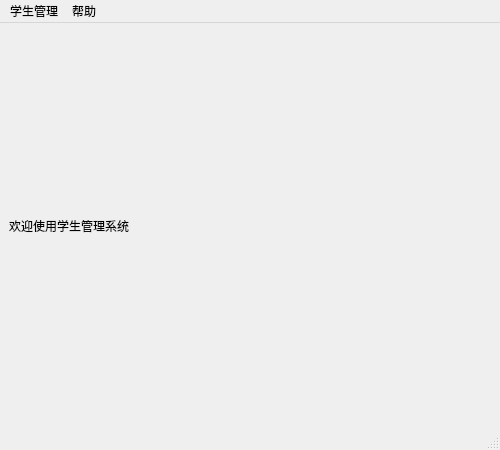
<?xml version="1.0" encoding="UTF-8"?>
<ui version="4.0">
 <class>MainWindow</class>
 <widget class="QMainWindow" name="MainWindow">
  <property name="geometry">
   <rect>
    <x>0</x>
    <y>0</y>
    <width>500</width>
    <height>450</height>
   </rect>
  </property>
  <property name="acceptDrops">
   <bool>false</bool>
  </property>
  <property name="windowTitle">
   <string>欢迎使用</string>
  </property>
  <widget class="QWidget" name="centralwidget">
   <layout class="QHBoxLayout" name="horizontalLayout">
    <item>
     <widget class="QLabel" name="label">
      <property name="sizePolicy">
       <sizepolicy hsizetype="Expanding" vsizetype="Expanding">
        <horstretch>0</horstretch>
        <verstretch>0</verstretch>
       </sizepolicy>
      </property>
      <property name="styleSheet">
       <string notr="true">
font: 36pt &quot;迷你简黄草&quot;;</string>
      </property>
      <property name="text">
       <string>欢迎使用学生管理系统</string>
      </property>
     </widget>
    </item>
   </layout>
  </widget>
  <widget class="QMenuBar" name="menubar">
   <property name="geometry">
    <rect>
     <x>0</x>
     <y>0</y>
     <width>500</width>
     <height>23</height>
    </rect>
   </property>
   <widget class="QMenu" name="menu">
    <property name="title">
     <string>学生管理</string>
    </property>
    <addaction name="actionaddStu"/>
    <addaction name="actionqueryStu"/>
   </widget>
   <widget class="QMenu" name="menu_2">
    <property name="title">
     <string>帮助</string>
    </property>
    <addaction name="actionabout"/>
    <addaction name="actionhelp"/>
   </widget>
   <addaction name="menu"/>
   <addaction name="menu_2"/>
  </widget>
  <widget class="QStatusBar" name="statusbar"/>
  <action name="actionaddStu">
   <property name="text">
    <string>addStu</string>
   </property>
  </action>
  <action name="actionqueryStu">
   <property name="text">
    <string>queryStu</string>
   </property>
  </action>
  <action name="actionabout">
   <property name="text">
    <string>about</string>
   </property>
  </action>
  <action name="actionhelp">
   <property name="text">
    <string>help</string>
   </property>
  </action>
 </widget>
 <resources/>
 <connections/>
</ui>
